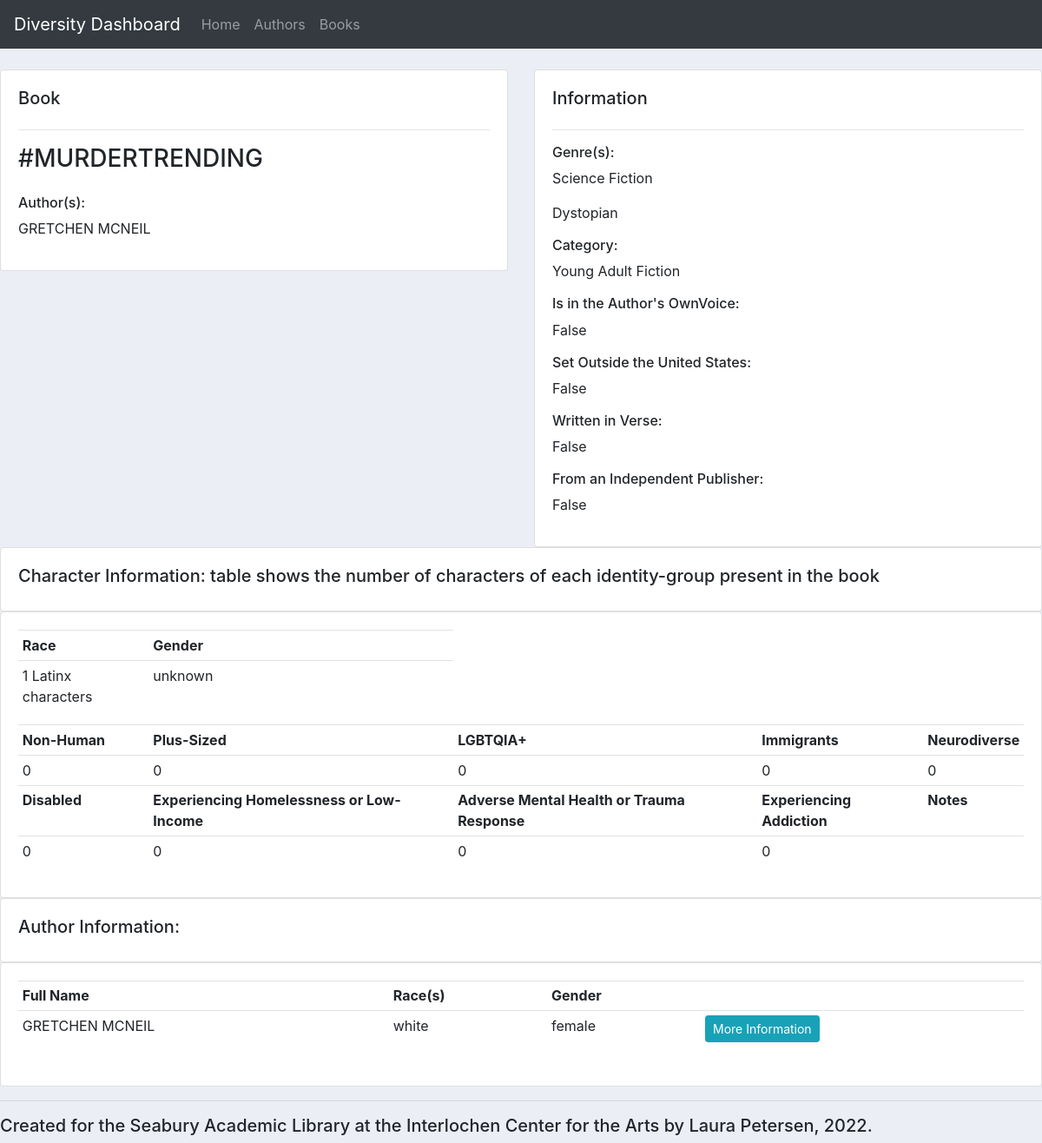
The app's page /book_info/550/ with its own data.
### library/models.py (models this page shows, shortened)
class Book(models.Model):
    title = models.CharField(max_length=200, null=True)
    genres = models.ManyToManyField(Genre)
    shelving_category = models.ForeignKey(ShelvingCategory, null=True, on_delete=models.SET_NULL)
    is_ownvoice = models.BooleanField()
    is_not_in_USA = models.BooleanField()
    is_verse = models.BooleanField(verbose_name='Is written in verse')
    from_independent_publisher = models.BooleanField()
    characters = models.OneToOneField(Characters, on_delete=models.CASCADE, null=True)
    notes = models.CharField(max_length=500, null=True, blank=True)

class Author(models.Model):
    first_name = models.CharField(max_length=100, null=True)
    last_name = models.CharField(max_length=100, null=True)
    full_name = models.CharField(max_length=200, null=True)
    races = models.ManyToManyField(Race)
    gender = models.ForeignKey(Gender, on_delete=models.SET_NULL, null=True)
    non_marginalized = models.BooleanField()
    uses_ownvoice = models.BooleanField()
    is_immigrant = models.BooleanField()
    is_neurodiverse = models.BooleanField()
    is_disabled = models.BooleanField()
    is_lgbtqia = models.BooleanField()
    notes = models.CharField(max_length=500, null=True, blank=True)
    books = models.ManyToManyField(Book)

class Genre(models.Model):
    name = models.CharField(max_length=100, null=True)
    description = models.CharField(max_length=500, null=True, blank=True)

class ShelvingCategory(models.Model):
    name = models.CharField(max_length=100, null=True)
    description = models.CharField(max_length=500, null=True, blank=True)
    def __str__(self):
        return self.name

class CharRaceConn(models.Model):
    quantity = models.IntegerField(null=True)
    race = models.ForeignKey(Race, null=True, on_delete=models.CASCADE)
    character_set = models.ForeignKey(Characters, null=True, on_delete=models.CASCADE)
    def __str__(self):
        return f'{self.quantity} {self.race} characters'

class Race(models.Model):
    name = models.CharField(max_length=100, null=True)
    description = models.CharField(max_length=500, null=True, blank=True)
    def __str__(self):
        return self.name

class Characters(models.Model):
    book_title = models.CharField(max_length=100, null=True)
    non_humans = models.IntegerField(null=True, verbose_name='Number of non-human characters')
    plus_size = models.IntegerField(null=True, verbose_name='Number of plus-size characters')
    lgbtqia = models.IntegerField(null=True, verbose_name='Number of LGBTQIA+ characters')
    immigrants = models.IntegerField(null=True, verbose_name='Number of characters who are immigrants')
    neurodiverse = models.IntegerField(null=True, verbose_name='Number of neurodiverse characters')
    disabled = models.IntegerField(null=True, verbose_name='Number of disabled characters')
    experiencing_homelessness_low_income = models.IntegerField(null=True, verbose_name='Number of characters who are experiencing homelessness or low-income')
    adverse_mental_health_trauma_response = models.IntegerField(null=True, verbose_name='Number of characters who are experiencing adverse mental health or trauma response')
    addiction = models.IntegerField(null=True, verbose_name='Number of characters who are experiencing addiction')
    notes = models.CharField(max_length=500, null=True, blank=True)

class Gender(models.Model):
    name = models.CharField(max_length=100, null=True)
    description = models.CharField(max_length=500, null=True, blank=True)
    def __str__(self):
        return self.name

### library/views.py (the view)
# urls.py: path('book_info/<str:pk>/', views.book_info, name='book_info'),
def book_info(request, pk):
    book = Book.objects.get(id=pk)
    authors = book.author_set.all()
    authors_neat = []
    char_race_conns = CharRaceConn.objects.filter(character_set__book_title=book.title)
    if CharGenderConn.objects.filter(character_set__book_title=book.title):
        char_gender_conns = CharGenderConn.objects.filter(character_set__book_title=book.title)
    else:
        char_gender_conns = ['unknown']
    for author in authors:
        authors_neat.append(author.full_name)
    context = {'book': book, 'authors': authors, 'authors_neat': authors_neat,
    'char_race_conns': char_race_conns, 'char_gender_conns': char_gender_conns}
    return render(request, 'library/book_info.html', context)

### library/templates/library/book_info.html (shortened to what this page needs)
{% extends 'library/main.html' %}
{% block content %}
    <br>
<div class="row">
    <div class="col-md">
        <div class="card card-body">
            <h5>Book</h5>
            <hr>
            <h3>{{book.title}}</h3>
            <h6>Author(s):</h6>
            {% for author_neat in authors_neat %}
            <p>{{author_neat}}</p>
            {% endfor %}
        </div>
    </div>
    <div class="col-md">
        <div class="card card-body">
            <h5>Information</h5>
            <hr>
            <h6>Genre(s):</h6>
            {% for genre in book.genres.values %}
                <p>{{genre.name}}</p>
                {% endfor %}
            <h6>Category:</h6>
            <p>{{book.shelving_category}}</p>
            <h6>Is in the Author's OwnVoice:</h6>
            <p>{{book.is_ownvoice}}</p>
            <h6>Set Outside the United States:</h6>
            <p>{{book.is_not_in_USA}}</p>
            <h6>Written in Verse:</h6>
            <p>{{book.is_verse}}</p>
            <h6>From an Independent Publisher:</h6>
            <p>{{book.from_independent_publisher}}</p>
        </div>
    </div>
</div>
<div class="row">
    <div class="col-md">
        <div class="card card-body">
            <h5>Character Information: table shows the number of characters of each identity-group present in the book</h5>
        </div>
        <div class="card card-body">
            <table class="table table-sm">
                <tr>
                    <th>Race</th>
                    <th>Gender</th>
                </tr>
                <tr>
                    <td>
                        {% for char_race_conn in char_race_conns %}
                        <p>{{ char_race_conn }}</p>
                        {% endfor %}
                    </td>
                    <td>
                        {% for char_gender_conn in char_gender_conns %}
                        <p>{{ char_gender_conn }}</p>
                        {% endfor %}
                    </td>
                </tr>
                <tr>
                    <th>Non-Human</th>
                    <th>Plus-Sized</th>
                    <th>LGBTQIA+</th>
                    <th>Immigrants</th>
                    <th>Neurodiverse</th>
                </tr>
                <tr>
                    <td>{{book.characters.non_humans}}</td>
                    <td>{{book.characters.plus_size}}</td>
                    <td>{{book.characters.lgbtqia}}</td>
                    <td>{{book.characters.immigrants}}</td>
                    <td>{{book.characters.neurodiverse}}</td>
                </tr>
                <tr>
                    <th>Disabled</th>
                    <th>Experiencing Homelessness or Low-Income</th>
                    <th>Adverse Mental Health or Trauma Response</th>
                    <th>Experiencing Addiction</th>
                    <th>Notes</th>
                </tr>
                <tr>
                    <td>{{book.characters.disabled}}</td>
                    <td>{{book.characters.experiencing_homelessness_low_income}}</td>
                    <td>{{book.characters.adverse_mental_health_trauma_response}}</td>
                    <td>{{book.characters.addiction}}</td>
                    <td>{{book.characters.notes}}</td>
                </tr>
            </table>
        </div>
    </div>
</div>
<div class="row">
    <div class="col-md">
        <div class="card card-body">
            <h5>Author Information:</h5>
        </div>
        <div class="card card-body">
            <table class="table table-sm">
                <tr>
                    <th>Full Name</th>
                    <th>Race(s)</th>
                    <th>Gender</th>
                    <th></th>
                </tr>
                {% for author in authors %}
                    <tr>
                        <td>{{author.full_name}}</td>
                        <td>{% for race in author.races.values %}
                            <p>{{race.name}}</p>
                            {% endfor %}</td>
                        <td>{{author.gender}}</td>
                        <td><a class='btn btn-sm btn-info'href="{% url 'author_info' author.id %}">More Information</a></td>
                    </tr>
                {% endfor %}
            </table>
        </div>
    </div>
</div>
{% endblock %}

### library/templates/library/main.html (shortened to what this page needs)
<!DOCTYPE html>
<html>
<head>
    <link rel="stylesheet" href="https://cdn.jsdelivr.net/npm/bootstrap@4.0.0/dist/css/bootstrap.min.css">
</head>
<body>
    {% include 'library/navbar.html' %}
    {% block content %}
    {% endblock %}
    <hr>
    <h5>Created for the Seabury Academic Library at the Interlochen Center for the Arts by Laura Petersen, 2022. </h5>
</body>
</html>

### library/templates/library/navbar.html (shortened to what this page needs)
<nav class="navbar navbar-expand-lg navbar-dark bg-dark">
    <a class="navbar-brand" href='{% url "home" %}'>Diversity Dashboard</a>
    <div class="collapse navbar-collapse" id="navbarNav">
      <ul class="navbar-nav">
        <li class="nav-item">
          <a class="nav-link" href='{% url "home" %}'>Home</a>
        </li>
        <li class="nav-item">
          <a class="nav-link" href='{% url "authors" %}'>Authors</a>
        </li>
        <li class="nav-item">
          <a class="nav-link" href='{% url "books" %}'>Books</a>
        </li>
      </ul>
    </div>
  </nav>

### library/templates/library/main.html (style rules this page uses)
body { background-color: #ebeff5; }

### records on screen
Book: title "#MURDERTRENDING", shelving_category "Young Adult Fiction", is_ownvoice "False", is_not_in_USA "False", is_verse "False", from_independent_publisher "False", characters.non_humans "0", characters.plus_size "0", characters.lgbtqia "0", characters.immigrants "0", characters.neurodiverse "0", characters.disabled "0", characters.experiencing_homelessness_low_income "0", characters.adverse_mental_health_trauma_response "0", characters.addiction "0"
Author: authors_neat "GRETCHEN MCNEIL", full_name "GRETCHEN MCNEIL", gender "female"
Genre: name "Science Fiction"
Genre: name "Dystopian"
CharRaceConn: quantity+race "1 Latinx characters"
Race: name "white"

### other values on screen
{{ char_gender_conn }} "unknown"
